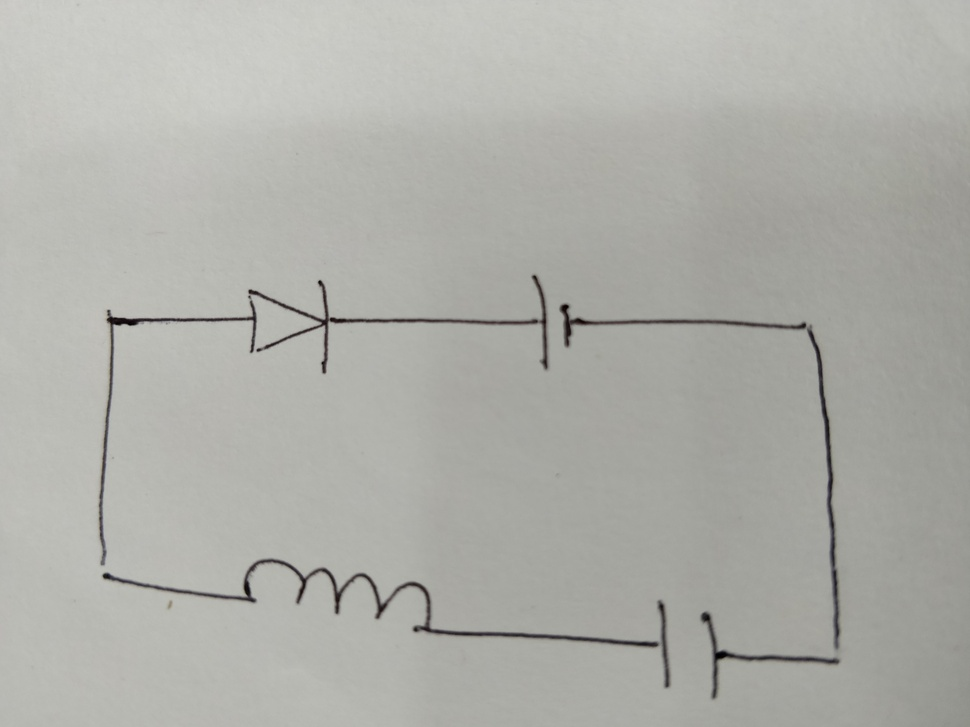
#> input picture try3.jpg, 970 x 727 px, shrunk from 4608 x 3456 before the run, found by its file name
$ python morph_skel.py
#> lines starting #> are read from the running program, lines starting #| are printed output that depends on the picture; after the words box and inside, x2 and y2 are one past the last pixel; in counts of white or black regions, pixels touching at a corner belong together
#MORPHOLOGY

import cv2
import numpy as np
import matplotlib.pyplot as plt
from skimage import data,io
from skimage.util import img_as_ubyte
from skimage.color import rgb2gray
from skimage.filters import threshold_local
#for structuring element
from skimage.morphology import square,rectangle,disk
#*********
from skimage.morphology import binary_dilation, binary_opening
from skimage.morphology import skeletonize, thin


#normal image
img1 = io.imread("try3.jpg")
#> img1 is the input picture: shape (727, 970, 3); mean R, G, B 174.2, 174.8, 169.2
print("NORMAL IMAGE")
print(img1.dtype)
#| uint8
print("****")
#print(img1.shape)
#io.imshow(img1)
#io.show()

#img in grayscale (float64)
img_g = rgb2gray(img1)
print("GRAYSCALE FLOAT")
print(img_g.dtype)
#| float64
print("****")
#print(img_g.shape)

#img as ubyte in uint8 for thresholding
gray = img_as_ubyte(img_g)
print("GRAYSCALE UINT8")
print(gray.dtype)
#| uint8
print("****")
#print(gray.shape)
#io.imshow(gray)
#io.show()

# adaptive thresholding
block_size=35
adaptive_thresholding = threshold_local(gray, block_size, method = "gaussian", mode = "wrap", param = 40, offset = 10)
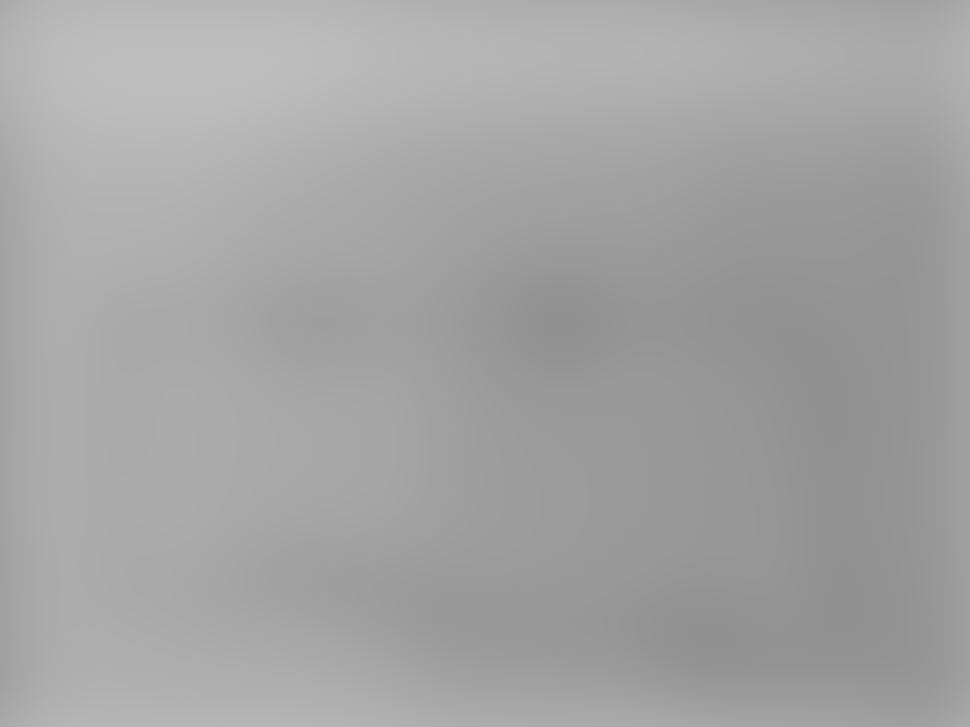
#> adaptive_thresholding: shape (727, 970) float64; min 145.1, max 190.4, mean 164

binary_adaptive_img = gray < adaptive_thresholding
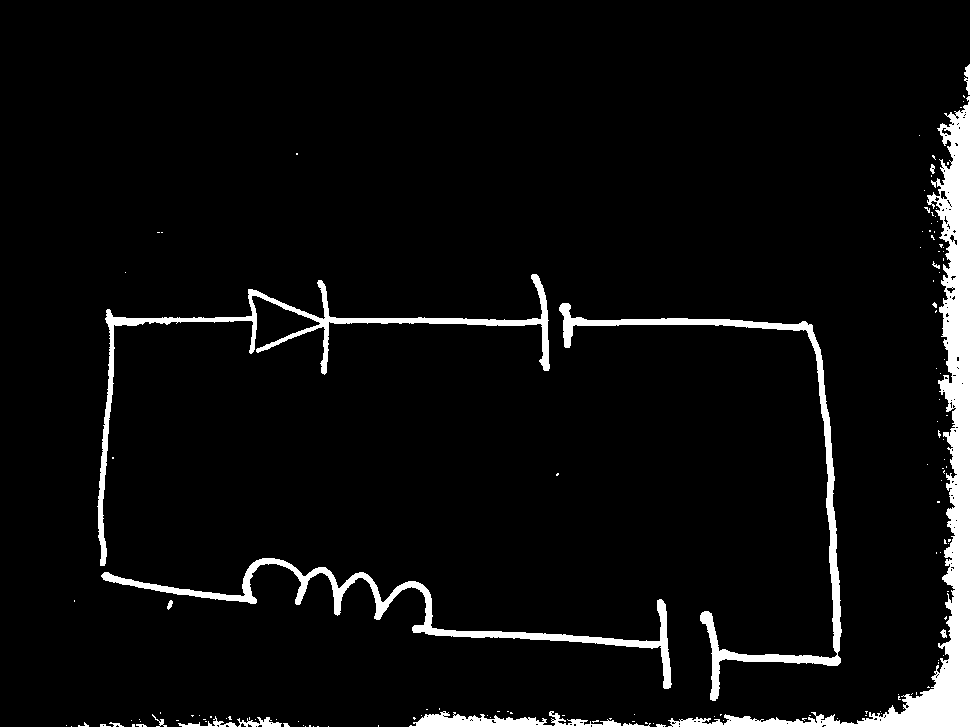
#> binary_adaptive_img: shape (727, 970) bool; 5.4% white; 136 white regions (117 under 20 px), largest, box (x1, y1, x2, y2) and area: (668, 96, 970, 727) 18090, (559, 303, 842, 701) 5901, (101, 558, 672, 689) 5622
print("binary_adaptive_img")
print(binary_adaptive_img.dtype)
#| bool
print("****")
#print(binary_adaptive_img.shape)
#io.imshow(binary_adaptive_img)
#io.show()


## opening to remove white spots

sel = square(8)
#opening
open_bin = binary_opening(binary_adaptive_img, sel)
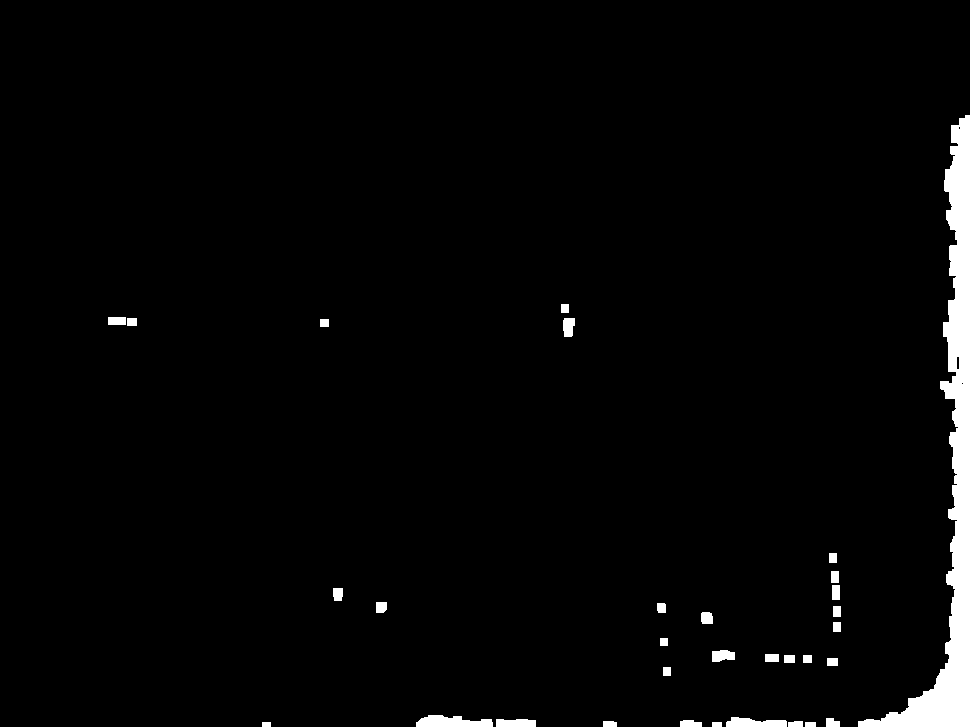
#> open_bin: shape (727, 970) bool; 2.6% white; 32 white regions, largest, box (x1, y1, x2, y2) and area: (858, 115, 970, 727) 14256, (416, 715, 493, 727) 688, (726, 717, 787, 727) 455
print("open_bin")
print(open_bin.dtype)
#| bool
print("****")
#print(open_bin.shape)


fig, axes = plt.subplots(1, 2, figsize=(8, 4), sharex=True, sharey=True)
ax = axes.ravel()

ax[0].imshow(binary_adaptive_img, cmap=plt.cm.gray, interpolation='nearest')
ax[0].set_title('thres')
ax[0].axis('off')

ax[1].imshow(open_bin, cmap=plt.cm.gray, interpolation='nearest')
ax[1].set_title('opening')
ax[1].axis('off')
plt.show()
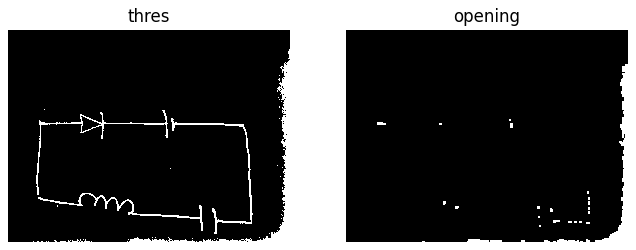
#> figure drawn by matplotlib, 2 panels


##DIlation
sel_1 = disk(10)
dil_dil = binary_dilation(open_bin, sel_1)
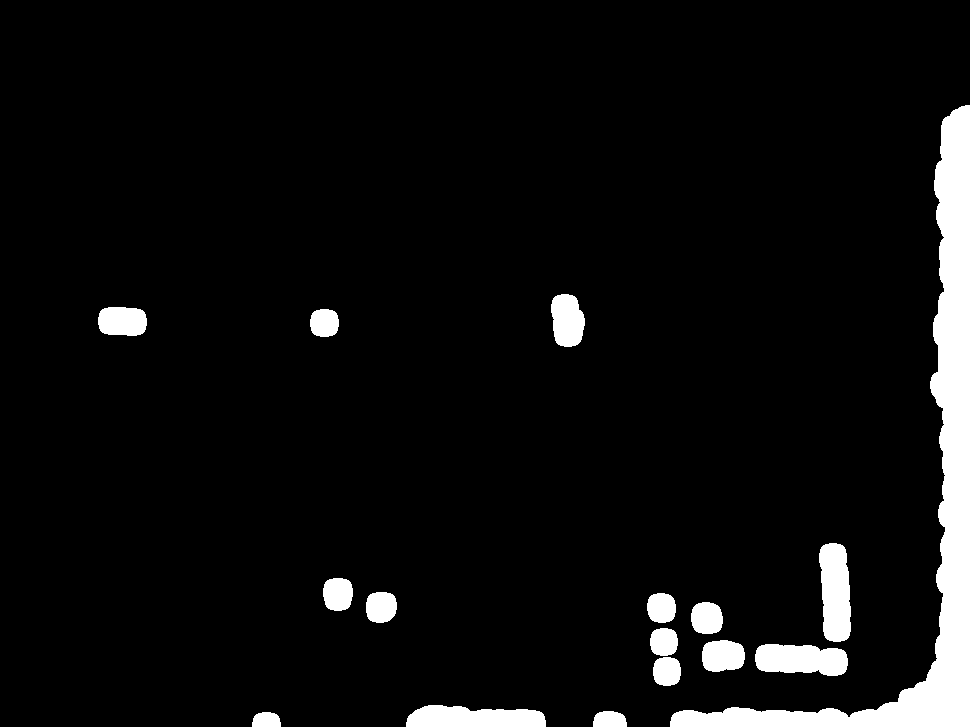
#> dil_dil: shape (727, 970) bool; 6% white; 16 white regions, largest, box (x1, y1, x2, y2) and area: (670, 105, 970, 727) 24927, (819, 543, 851, 642) 2614, (406, 705, 546, 727) 2519
fig, axes = plt.subplots(1, 2, figsize=(8, 4), sharex=True, sharey=True)
ax = axes.ravel()

ax[0].imshow(open_bin, cmap=plt.cm.gray, interpolation='nearest')
ax[0].set_title('opening')
ax[0].axis('off')

ax[1].imshow(dil_dil, cmap=plt.cm.gray, interpolation='nearest')
ax[1].set_title('dilation')
ax[1].axis('off')
plt.show()


## Thinning

thinning_1 = thin(dil_dil, max_iter=8)
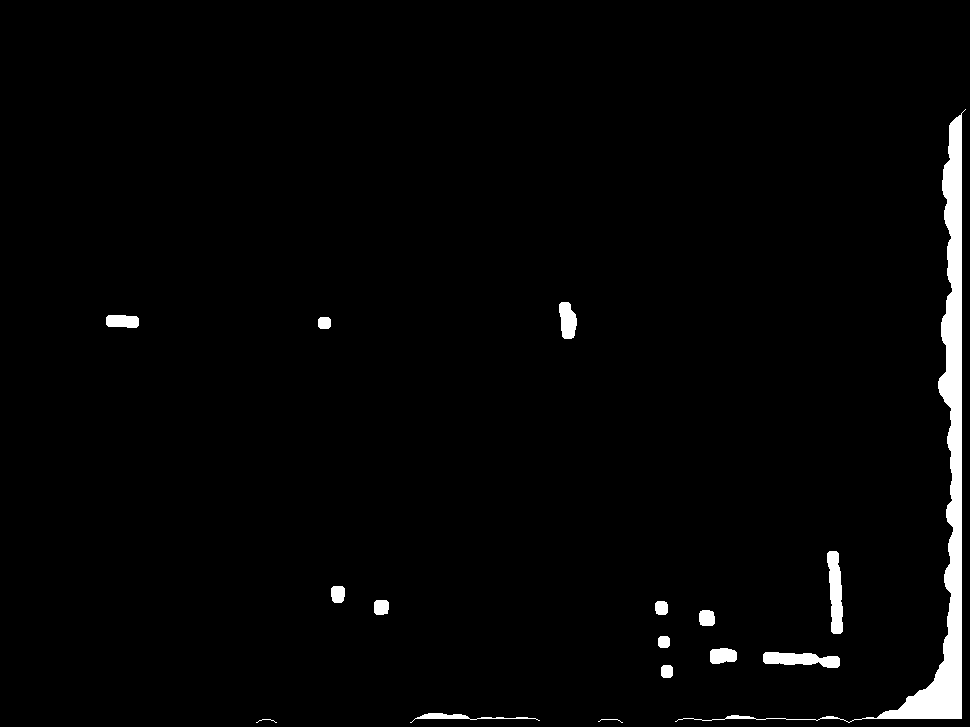
#> thinning_1: shape (727, 970) bool; 2.2% white; 16 white regions, largest, box (x1, y1, x2, y2) and area: (675, 109, 966, 723) 11086, (827, 551, 843, 634) 950, (763, 652, 840, 668) 836
print(thinning_1.dtype)
#| bool

fig, axes = plt.subplots(1, 2, figsize=(8, 4), sharex=True, sharey=True)
ax = axes.ravel()

ax[0].imshow(dil_dil, cmap=plt.cm.gray, interpolation='nearest')
ax[0].set_title('Dilated')
ax[0].axis('off')

ax[1].imshow(thinning_1, cmap=plt.cm.gray, interpolation='nearest')
ax[1].set_title('Thinning')
ax[1].axis('off')

plt.show()


## SKELETONIZE

skel = skeletonize(dil_dil)
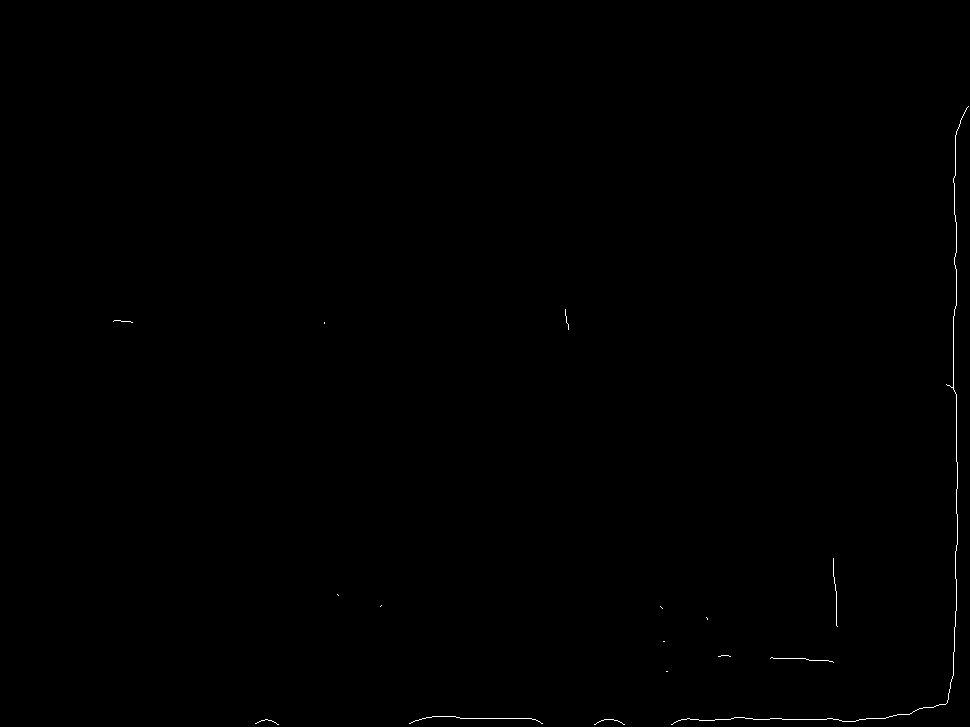
#> skel: shape (727, 970) bool; 0.18% white in thin lines or dots, all inside (x1, y1, x2, y2) = (113, 106, 969, 725)

fig, axes = plt.subplots(1, 2, figsize=(8, 4), sharex=True, sharey=True)
ax = axes.ravel()

ax[0].imshow(dil_dil, cmap=plt.cm.gray, interpolation='nearest')
ax[0].set_title('boolean dilation')
ax[0].axis('off')

ax[1].imshow(skel, cmap=plt.cm.gray, interpolation='nearest')
ax[1].set_title('skeletonized image')
ax[1].axis('off')
plt.show()


'''
#binary_close (CHOOSE THIS ONE CZ DILATION-FIRST
# (filling of empty space) and then erosion-
#shrinking of large spaces)
closing_bin = binary_closing(binary_adaptive_img,selem)
print(closing_bin)
print("BINARY CLOSING")
print(closing_bin.dtype)
print(closing_bin.shape)
io.imshow(closing_bin)
io.show()

## morph-opening with cv2
kernel = np.ones((5,5),np.uint8)
opening = cv2.morphologyEx(binary_adaptive_img, cv2.MORPH_OPEN, kernel)
cv2.imshow(opening)
cv2.waitKey(0)
cv2.destroyAllWindows()

## Medial axis or skeletonize

#medial_axis
thin = medial_axis(closing_bin)
print(thin)
print("MEDIAL AXIS THINNING")
print(thin.dtype)
print(thin.shape)
io.imshow(thin)
io.show()

#Skeletonize
skel = skeletonize(closing_bin)
print(skel)
print("SKELETONIZATION")
print(skel.dtype)
print(skel.shape)
io.imshow(skel)
io.show()

#EROSION in cv2
#setup kernel
kernel = np.ones((5,5),np.uint8)
erosion_cv = cv2.erode(binary_adaptive_img, kernel, iterations = 1)
print(erosion_cv)
io.imshow(erosion_cv)
io.show()


#DILATION in cv2
#setup kernel
kernel = np.ones((5,5),np.uint8)
dilation_cv = cv2.dilate(binary_adaptive_img,kernel,iterations = 1)
print(dilation_cv.shape)
io.imshow(dilation_cv)
io.show()
'''

$ run again, with try91.jpg copied over try3.jpg
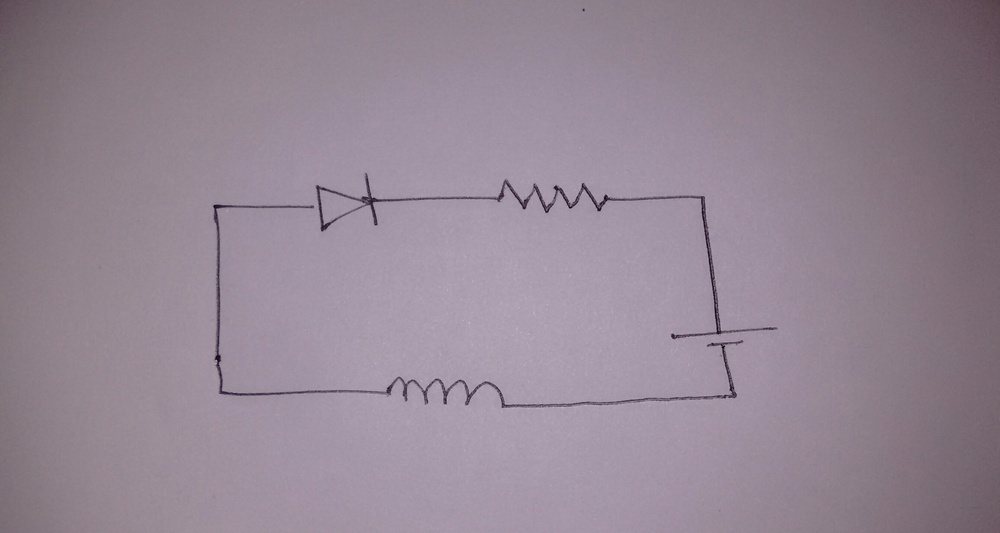
#> input picture try91.jpg, 1000 x 533 px, shrunk from 2686 x 1432 before the run, found by its file name
#> img1 is the input picture: shape (533, 1000, 3); mean R, G, B 148.5, 134.7, 148
#| uint8
#| float64
#| uint8
#> `binary_adaptive_img = gray < adaptive_thresholding`:
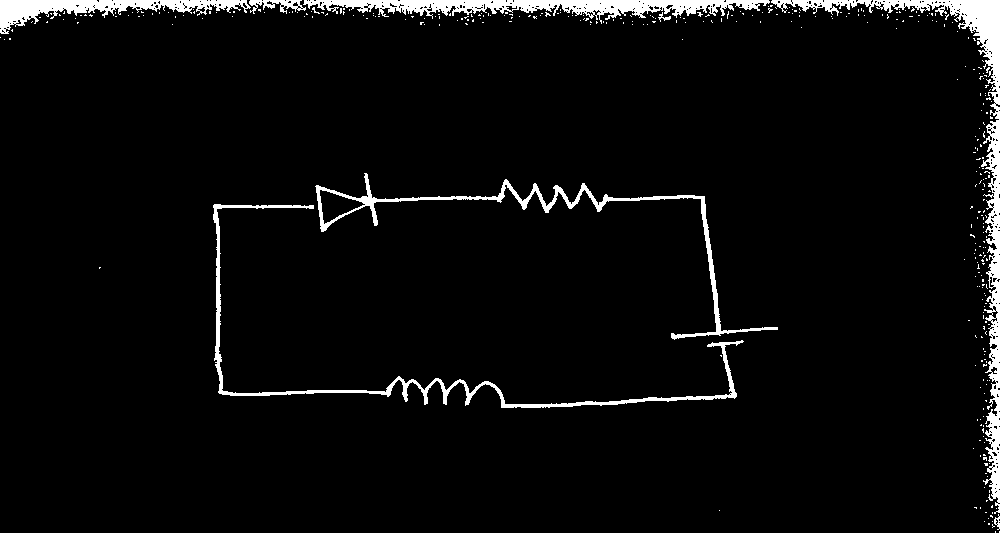
#> binary_adaptive_img: shape (533, 1000) bool; 4.4% white; 352 white regions (344 under 20 px), largest, box (x1, y1, x2, y2) and area: (771, 0, 1000, 514) 7138, (303, 0, 770, 24) 4822, (213, 204, 744, 408) 3573
#| bool
#> open_bin: shape (533, 1000) bool; 1.3% white; 36 white regions, largest, box (x1, y1, x2, y2) and area: (950, 0, 1000, 77) 1628, (0, 0, 97, 28) 1315, (514, 0, 600, 10) 619
#| bool
#> dil_dil: shape (533, 1000) bool; 4% white; 10 white regions, largest, box (x1, y1, x2, y2) and area: (322, 0, 762, 21) 7238, (0, 0, 249, 38) 4713, (880, 0, 1000, 87) 3566
#> thinning_1: shape (533, 1000) bool; 0.57% white; 10 white regions, largest, box (x1, y1, x2, y2) and area: (882, 3, 996, 84) 1087, (5, 4, 245, 33) 802, (324, 3, 758, 13) 665
#| bool
#> `skel = skeletonize(dil_dil)`:
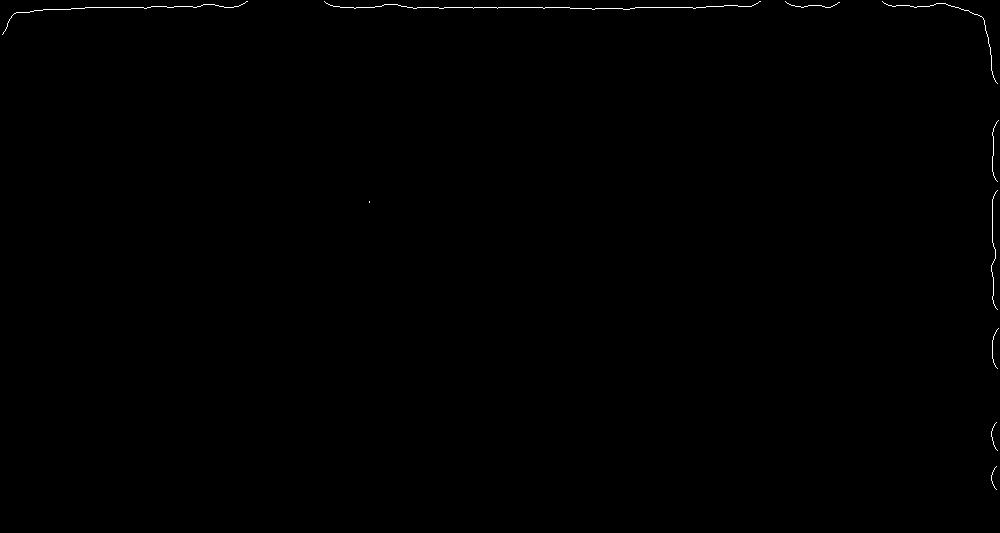
#> skel: shape (533, 1000) bool; 0.22% white in thin lines or dots
